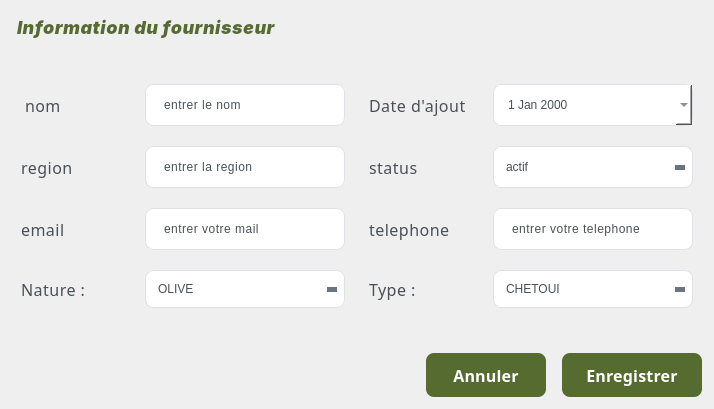
                   <widget class="QWidget" name="addventeContainer_4" native="true">
                    <property name="styleSheet">
                     <string notr="true">QWidget#addEmployeeContainer {
    background-color: #ffffff;
    border: 1px solid #e9ecef;
    border-radius: 8px;
    padding: 20px;
}

QWidget#addEmployeeContainer:hover {
    background-color: #f8f9fa;
}</string>
                    </property>
                    <layout class="QVBoxLayout" name="addEmployeeMainLayout_4">
                     <property name="spacing">
                      <number>24</number>
                     </property>
                     <property name="leftMargin">
                      <number>12</number>
                     </property>
                     <property name="topMargin">
                      <number>12</number>
                     </property>
                     <property name="rightMargin">
                      <number>12</number>
                     </property>
                     <property name="bottomMargin">
                      <number>12</number>
                     </property>
                     <item>
                      <widget class="QLabel" name="addFormTitle_4">
                       <property name="font">
                        <font>
                         <family>Inter</family>
                         <pointsize>-1</pointsize>
                         <italic>true</italic>
                         <bold>true</bold>
                        </font>
                       </property>
                       <property name="styleSheet">
                        <string notr="true">QLabel {
    color: #556B2F;
    font-family: 'Inter', 'Segoe UI', Arial, sans-serif;
    font-weight: 700;
    font-style: italic;
    font-size: 18px;
    letter-spacing: 0.5px;
    margin-bottom: 8px;
    padding: 4px 0px;
    line-height: 1.5;
}
</string>
                       </property>
                       <property name="text">
                        <string>Information du fournisseur</string>
                       </property>
                      </widget>
                     </item>
                     <item>
                      <widget class="QWidget" name="formWidget_4" native="true">
                       <layout class="QGridLayout" name="employeeFormLayout_4">
                        <property name="horizontalSpacing">
                         <number>24</number>
                        </property>
                        <property name="verticalSpacing">
                         <number>20</number>
                        </property>
                        <item row="1" column="0">
                         <widget class="QLabel" name="emailLabel_4">
                          <property name="minimumSize">
                           <size>
                            <width>100</width>
                            <height>20</height>
                           </size>
                          </property>
                          <property name="font">
                           <font>
                            <family>Poppins</family>
                            <pointsize>12</pointsize>
                            <bold>false</bold>
                           </font>
                          </property>
                          <property name="styleSheet">
                           <string notr="true">QLabel {
    color: #495057;
    font-weight: 400;
    letter-spacing: 0.5px;
}</string>
                          </property>
                          <property name="text">
                           <string>region</string>
                          </property>
                         </widget>
                        </item>
                        <item row="1" column="3">
                         <widget class="QComboBox" name="departmentComboBox_6">
                          <property name="minimumSize">
                           <size>
                            <width>200</width>
                            <height>38</height>
                           </size>
                          </property>
                          <property name="maximumSize">
                           <size>
                            <width>16777215</width>
                            <height>42</height>
                           </size>
                          </property>
                          <property name="styleSheet">
                           <string notr="true">QComboBox {
    padding: 8px 12px;
    border: 1px solid #dee2e6;
    border-radius: 8px;
    background-color: white;
    color: #495057;
    font-weight: 300;
    min-height: 20px;
}

QComboBox:hover {
    border-color: #adb5bd;
}

QComboBox:focus {
    border-color: #007bff;
}

QComboBox::drop-down {
    border: none;
    width: 20px;
}

QComboBox::down-arrow {
    width: 0;
    height: 0;
    border-left: 5px solid transparent;
    border-right: 5px solid transparent;
    border-top: 5px solid #6c757d;
    margin-right: 5px;
}</string>
                          </property>
                          <item>
                           <property name="text">
                            <string>actif</string>
                           </property>
                          </item>
                          <item>
                           <property name="text">
                            <string>a risque</string>
                           </property>
                          </item>
                         </widget>
                        </item>
                        <item row="3" column="0">
                         <widget class="QLabel" name="departmentLabel_4">
                          <property name="minimumSize">
                           <size>
                            <width>100</width>
                            <height>20</height>
                           </size>
                          </property>
                          <property name="font">
                           <font>
                            <family>Poppins</family>
                            <pointsize>12</pointsize>
                            <bold>false</bold>
                           </font>
                          </property>
                          <property name="styleSheet">
                           <string notr="true">QLabel {
    color: #495057;
    font-weight: 400;
    letter-spacing: 0.5px;
}</string>
                          </property>
                          <property name="text">
                           <string>Nature :</string>
                          </property>
                         </widget>
                        </item>
                        <item row="0" column="0">
                         <widget class="QLabel" name="firstNameLabel_4">
                          <property name="minimumSize">
                           <size>
                            <width>100</width>
                            <height>20</height>
                           </size>
                          </property>
                          <property name="font">
                           <font>
                            <family>Poppins</family>
                            <pointsize>12</pointsize>
                            <fontweight>Light</fontweight>
                           </font>
                          </property>
                          <property name="styleSheet">
                           <string notr="true">QLabel {
    color: #495057;
    font-weight: 300;
    font-family: 'Poppins', 'Segoe UI', Arial, sans-serif;
    letter-spacing: 0.4px;
    padding: 4px 0px;
    margin-right: 8px;
}</string>
                          </property>
                          <property name="text">
                           <string>nom</string>
                          </property>
                         </widget>
                        </item>
                        <item row="1" column="1">
                         <widget class="QLineEdit" name="emailEdit_4">
                          <property name="minimumSize">
                           <size>
                            <width>200</width>
                            <height>42</height>
                           </size>
                          </property>
                          <property name="maximumSize">
                           <size>
                            <width>16777215</width>
                            <height>42</height>
                           </size>
                          </property>
                          <property name="styleSheet">
                           <string notr="true">QLineEdit {
    padding: 12px 16px;
    border: 1px solid #dee2e6;
    border-radius: 8px;
    background-color: #ffffff;
    color: #495057;
    font-weight: 300;
    letter-spacing: 0.5px;
}

QLineEdit:focus {
    border-color: #007bff;
    outline: none;
}

QLineEdit:hover {
    border-color: #adb5bd;
}</string>
                          </property>
                          <property name="text">
                           <string>entrer la region</string>
                          </property>
                          <property name="placeholderText">
                           <string>Enter le nom du modele</string>
                          </property>
                         </widget>
                        </item>
                        <item row="0" column="3">
                         <widget class="QDateEdit" name="startDateEdit_4">
                          <property name="minimumSize">
                           <size>
                            <width>200</width>
                            <height>38</height>
                           </size>
                          </property>
                          <property name="maximumSize">
                           <size>
                            <width>16777215</width>
                            <height>42</height>
                           </size>
                          </property>
                          <property name="styleSheet">
                           <string notr="true">QDateEdit {
    padding: 8px 12px;
    border: 1px solid #dee2e6;
    border-radius: 8px;
    background-color: white;
    color: #495057;
    font-weight: 300;
    min-height: 20px;
}

QDateEdit:hover {
    border-color: #adb5bd;
}

QDateEdit:focus {
    border-color: #007bff;
}</string>
                          </property>
                          <property name="calendarPopup">
                           <bool>true</bool>
                          </property>
                         </widget>
                        </item>
                        <item row="2" column="0">
                         <widget class="QLabel" name="roleLabel_4">
                          <property name="minimumSize">
                           <size>
                            <width>100</width>
                            <height>20</height>
                           </size>
                          </property>
                          <property name="font">
                           <font>
                            <family>Poppins</family>
                            <pointsize>12</pointsize>
                            <bold>false</bold>
                           </font>
                          </property>
                          <property name="styleSheet">
                           <string notr="true">QLabel {
    color: #495057;
    font-weight: 400;
    letter-spacing: 0.5px;
}</string>
                          </property>
                          <property name="text">
                           <string>email</string>
                          </property>
                         </widget>
                        </item>
                        <item row="3" column="1">
                         <widget class="QComboBox" name="departmentComboBox_4">
                          <property name="minimumSize">
                           <size>
                            <width>200</width>
                            <height>38</height>
                           </size>
                          </property>
                          <property name="maximumSize">
                           <size>
                            <width>16777215</width>
                            <height>42</height>
                           </size>
                          </property>
                          <property name="styleSheet">
                           <string notr="true">QComboBox {
    padding: 8px 12px;
    border: 1px solid #dee2e6;
    border-radius: 8px;
    background-color: white;
    color: #495057;
    font-weight: 300;
    min-height: 20px;
}

QComboBox:hover {
    border-color: #adb5bd;
}

QComboBox:focus {
    border-color: #007bff;
}

QComboBox::drop-down {
    border: none;
    width: 20px;
}

QComboBox::down-arrow {
    width: 0;
    height: 0;
    border-left: 5px solid transparent;
    border-right: 5px solid transparent;
    border-top: 5px solid #6c757d;
    margin-right: 5px;
}</string>
                          </property>
                          <item>
                           <property name="text">
                            <string>OLIVE</string>
                           </property>
                          </item>
                          <item>
                           <property name="text">
                            <string>HUILE</string>
                           </property>
                          </item>
                         </widget>
                        </item>
                        <item row="0" column="2">
                         <widget class="QLabel" name="startDateLabel_4">
                          <property name="minimumSize">
                           <size>
                            <width>100</width>
                            <height>20</height>
                           </size>
                          </property>
                          <property name="font">
                           <font>
                            <family>Poppins</family>
                            <pointsize>12</pointsize>
                            <bold>false</bold>
                           </font>
                          </property>
                          <property name="styleSheet">
                           <string notr="true">QLabel {
    color: #495057;
    font-weight: 400;
    letter-spacing: 0.5px;
}</string>
                          </property>
                          <property name="text">
                           <string>Date d'ajout</string>
                          </property>
                         </widget>
                        </item>
                        <item row="0" column="1">
                         <widget class="QLineEdit" name="emailEdit_8">
                          <property name="minimumSize">
                           <size>
                            <width>200</width>
                            <height>42</height>
                           </size>
                          </property>
                          <property name="maximumSize">
                           <size>
                            <width>16777215</width>
                            <height>42</height>
                           </size>
                          </property>
                          <property name="styleSheet">
                           <string notr="true">QLineEdit {
    padding: 12px 16px;
    border: 1px solid #dee2e6;
    border-radius: 8px;
    background-color: #ffffff;
    color: #495057;
    font-weight: 300;
    letter-spacing: 0.5px;
}

QLineEdit:focus {
    border-color: #007bff;
    outline: none;
}

QLineEdit:hover {
    border-color: #adb5bd;
}</string>
                          </property>
                          <property name="text">
                           <string>entrer le nom</string>
                          </property>
                          <property name="placeholderText">
                           <string>Enter le nom du modele</string>
                          </property>
                         </widget>
                        </item>
                        <item row="1" column="2">
                         <widget class="QLabel" name="priceLabel_6">
                          <property name="minimumSize">
                           <size>
                            <width>100</width>
                            <height>20</height>
                           </size>
                          </property>
                          <property name="font">
                           <font>
                            <family>Poppins</family>
                            <pointsize>12</pointsize>
                            <bold>false</bold>
                           </font>
                          </property>
                          <property name="styleSheet">
                           <string notr="true">QLabel {
    color: #495057;
    font-weight: 400;
    letter-spacing: 0.5px;
}</string>
                          </property>
                          <property name="text">
                           <string>status</string>
                          </property>
                         </widget>
                        </item>
                        <item row="2" column="2">
                         <widget class="QLabel" name="priceLabel_4">
                          <property name="minimumSize">
                           <size>
                            <width>100</width>
                            <height>20</height>
                           </size>
                          </property>
                          <property name="font">
                           <font>
                            <family>Poppins</family>
                            <pointsize>12</pointsize>
                            <bold>false</bold>
                           </font>
                          </property>
                          <property name="styleSheet">
                           <string notr="true">QLabel {
    color: #495057;
    font-weight: 400;
    letter-spacing: 0.5px;
}</string>
                          </property>
                          <property name="text">
                           <string>telephone</string>
                          </property>
                         </widget>
                        </item>
                        <item row="2" column="1">
                         <widget class="QLineEdit" name="emailEdit_5">
                          <property name="minimumSize">
                           <size>
                            <width>200</width>
                            <height>42</height>
                           </size>
                          </property>
                          <property name="maximumSize">
                           <size>
                            <width>16777215</width>
                            <height>42</height>
                           </size>
                          </property>
                          <property name="styleSheet">
                           <string notr="true">QLineEdit {
    padding: 12px 16px;
    border: 1px solid #dee2e6;
    border-radius: 8px;
    background-color: #ffffff;
    color: #495057;
    font-weight: 300;
    letter-spacing: 0.5px;
}

QLineEdit:focus {
    border-color: #007bff;
    outline: none;
}

QLineEdit:hover {
    border-color: #adb5bd;
}</string>
                          </property>
                          <property name="text">
                           <string>entrer votre mail</string>
                          </property>
                          <property name="placeholderText">
                           <string>Enter le nom du modele</string>
                          </property>
                         </widget>
                        </item>
                        <item row="2" column="3">
                         <widget class="QLineEdit" name="emailEdit_16">
                          <property name="minimumSize">
                           <size>
                            <width>200</width>
                            <height>42</height>
                           </size>
                          </property>
                          <property name="maximumSize">
                           <size>
                            <width>16777215</width>
                            <height>42</height>
                           </size>
                          </property>
                          <property name="styleSheet">
                           <string notr="true">QLineEdit {
    padding: 12px 16px;
    border: 1px solid #dee2e6;
    border-radius: 8px;
    background-color: #ffffff;
    color: #495057;
    font-weight: 300;
    letter-spacing: 0.5px;
}

QLineEdit:focus {
    border-color: #007bff;
    outline: none;
}

QLineEdit:hover {
    border-color: #adb5bd;
}</string>
                          </property>
                          <property name="text">
                           <string>entrer votre telephone</string>
                          </property>
                          <property name="placeholderText">
                           <string>Enter le nom du modele</string>
                          </property>
                         </widget>
                        </item>
                        <item row="3" column="3">
                         <widget class="QComboBox" name="departmentComboBox_7">
                          <property name="minimumSize">
                           <size>
                            <width>200</width>
                            <height>38</height>
                           </size>
                          </property>
                          <property name="maximumSize">
                           <size>
                            <width>16777215</width>
                            <height>42</height>
                           </size>
                          </property>
                          <property name="styleSheet">
                           <string notr="true">QComboBox {
    padding: 8px 12px;
    border: 1px solid #dee2e6;
    border-radius: 8px;
    background-color: white;
    color: #495057;
    font-weight: 300;
    min-height: 20px;
}

QComboBox:hover {
    border-color: #adb5bd;
}

QComboBox:focus {
    border-color: #007bff;
}

QComboBox::drop-down {
    border: none;
    width: 20px;
}

QComboBox::down-arrow {
    width: 0;
    height: 0;
    border-left: 5px solid transparent;
    border-right: 5px solid transparent;
    border-top: 5px solid #6c757d;
    margin-right: 5px;
}</string>
                          </property>
                          <item>
                           <property name="text">
                            <string>CHETOUI</string>
                           </property>
                          </item>
                          <item>
                           <property name="text">
                            <string>SEHLI</string>
                           </property>
                          </item>
                          <item>
                           <property name="text">
                            <string>WESLETI</string>
                           </property>
                          </item>
                          <item>
                           <property name="text">
                            <string>ZARRAZI</string>
                           </property>
                          </item>
                         </widget>
                        </item>
                        <item row="3" column="2">
                         <widget class="QLabel" name="priceLabel_7">
                          <property name="minimumSize">
                           <size>
                            <width>100</width>
                            <height>20</height>
                           </size>
                          </property>
                          <property name="font">
                           <font>
                            <family>Poppins</family>
                            <pointsize>12</pointsize>
                            <bold>false</bold>
                           </font>
                          </property>
                          <property name="styleSheet">
                           <string notr="true">QLabel {
    color: #495057;
    font-weight: 400;
    letter-spacing: 0.5px;
}</string>
                          </property>
                          <property name="text">
                           <string>Type :</string>
                          </property>
                         </widget>
                        </item>
                       </layout>
                      </widget>
                     </item>
                     <item>
                      <widget class="QWidget" name="buttonContainer_4" native="true">
                       <layout class="QHBoxLayout" name="buttonLayout_4">
                        <property name="spacing">
                         <number>16</number>
                        </property>
                        <property name="leftMargin">
                         <number>0</number>
                        </property>
                        <property name="topMargin">
                         <number>12</number>
                        </property>
                        <property name="rightMargin">
                         <number>0</number>
                        </property>
                        <property name="bottomMargin">
                         <number>0</number>
                        </property>
                        <item>
                         <spacer name="buttonSpacer_4">
                          <property name="orientation">
                           <enum>Qt::Orientation::Horizontal</enum>
                          </property>
                          <property name="sizeHint" stdset="0">
                           <size>
                            <width>40</width>
                            <height>20</height>
                           </size>
                          </property>
                         </spacer>
                        </item>
                        <item>
                         <widget class="QPushButton" name="nnulerBtn_4">
                          <property name="minimumSize">
                           <size>
                            <width>120</width>
                            <height>44</height>
                           </size>
                          </property>
                          <property name="maximumSize">
                           <size>
                            <width>16777215</width>
                            <height>44</height>
                           </size>
                          </property>
                          <property name="font">
                           <font>
                            <family>Poppins</family>
                            <pointsize>12</pointsize>
                            <fontweight>Medium</fontweight>
                           </font>
                          </property>
                          <property name="styleSheet">
                           <string notr="true">QPushButton {
    background-color: #556B2F;   /* Base green */
    color: white;
    border: none;
    border-radius: 8px;
    padding: 0px;
    font-weight: 500;
    font-family: 'Poppins', 'Segoe UI', Arial, sans-serif;
    letter-spacing: 0.2px;
}

QPushButton:hover {
    background-color: #4E6229;   /* Darker green */
}

QPushButton:pressed {
    background-color: #3F4F21;   /* Deep green */
}
</string>
                          </property>
                          <property name="text">
                           <string>Annuler</string>
                          </property>
                         </widget>
                        </item>
                        <item>
                         <widget class="QPushButton" name="saveclientBtn_4">
                          <property name="minimumSize">
                           <size>
                            <width>140</width>
                            <height>44</height>
                           </size>
                          </property>
                          <property name="maximumSize">
                           <size>
                            <width>16777215</width>
                            <height>44</height>
                           </size>
                          </property>
                          <property name="font">
                           <font>
                            <family>Poppins</family>
                            <pointsize>12</pointsize>
                            <fontweight>Medium</fontweight>
                           </font>
                          </property>
                          <property name="styleSheet">
                           <string notr="true">QPushButton {
    background-color: #556B2F;   /* Base green */
    color: white;
    border: none;
    border-radius: 8px;
    padding: 0px;
    font-weight: 500;
    font-family: 'Poppins', 'Segoe UI', Arial, sans-serif;
    letter-spacing: 0.2px;
}

QPushButton:hover {
    background-color: #4E6229;   /* Darker green */
}

QPushButton:pressed {
    background-color: #3F4F21;   /* Deep green */
}
</string>
                          </property>
                          <property name="text">
                           <string>Enregistrer</string>
                          </property>
                         </widget>
                        </item>
                       </layout>
                      </widget>
                     </item>
                    </layout>
                   </widget>
